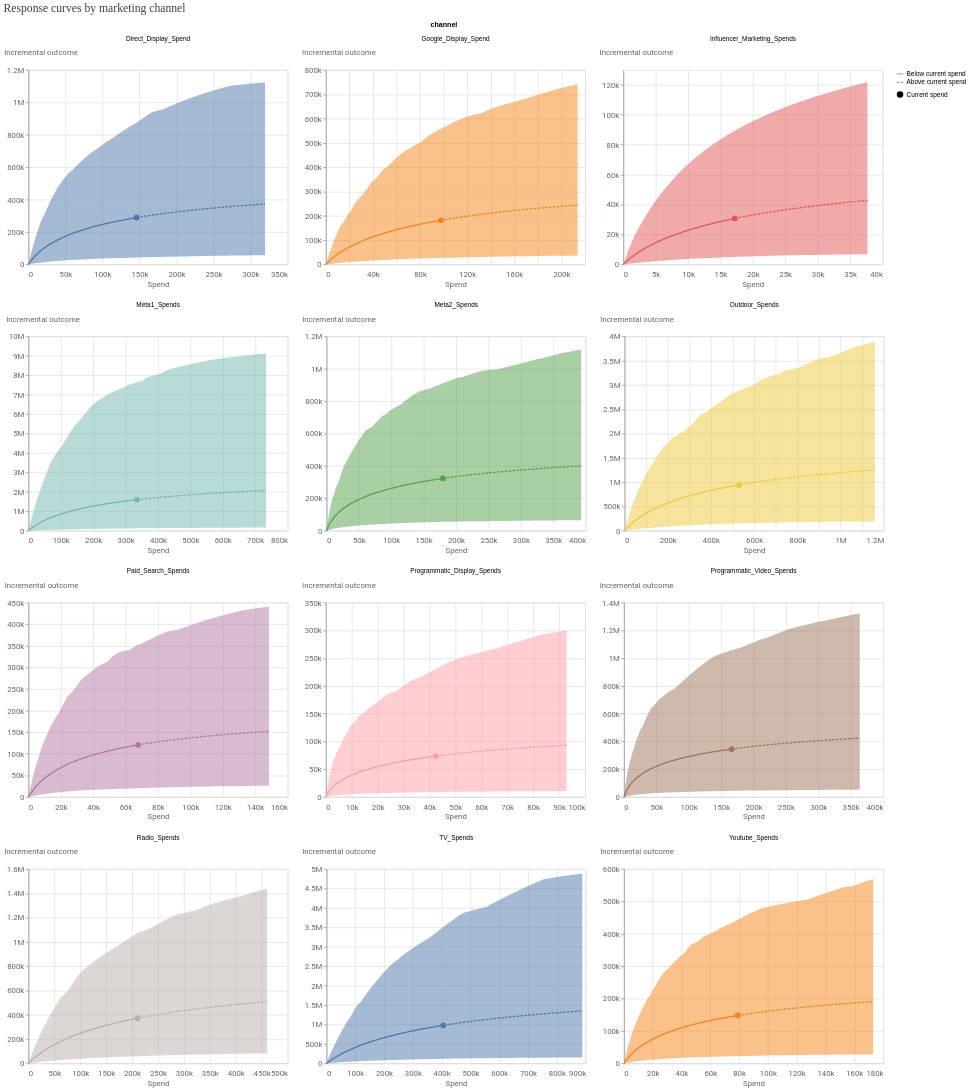

The notebook cell saved with this chart:
### Code cell
# --- Response Curves Visualization ---
if MERIDIAN_AVAILABLE:
    try:
        from meridian.analysis import visualizer

        media_effects = visualizer.MediaEffects(mmm)
        chart = media_effects.plot_response_curves(confidence_level=0.9, include_ci=True)
        chart.display()
    except Exception as e:
        print(f"Response curve visualization error: {e}")
        import traceback; traceback.print_exc()
else:
    print("Response curves require a fitted model.")

### Figure 1 — Vega-Lite specification as saved in the notebook (floating-point values rounded to 4 significant figures; data arrays with more than 128 entries replaced by an {"elided": "..."} marker saying what was removed)
{"config": {"view": {"continuousWidth": 300, "continuousHeight": 300}, "axis": {"labelColor": "#5F6368", "labelFont": "Roboto", "labelFontSize": 12, "titleColor": "#5F6368", "titleFont": "Roboto", "titleFontSize": 12, "titleFontWeight": "normal"}}, "data": {"name": "data-0f9cdef1039262227d5bc3bd5c7c7293"}, "facet": {"field": "channel", "type": "nominal"}, "spec": {"layer": [{"mark": {"type": "line"}, "encoding": {"color": {"field": "channel", "type": "nominal"}, "strokeDash": {"field": "spend_level", "legend": {"title": null}, "sort": "descending", "type": "nominal"}, "x": {"axis": {"domainColor": "#DADCE0", "labelExpr": "replace(format(datum.value, '.3~s'), 'G', 'B')", "labelPadding": 10, "ticks": false}, "field": "spend", "title": "Spend", "type": "quantitative"}, "y": {"axis": {"labelExpr": "replace(format(datum.value, '.3~s'), 'G', 'B')", "titleAlign": "left", "titleAngle": 0, "titleY": -20}, "field": "mean", "title": "Incremental outcome", "type": "quantitative"}}, "transform": [{"calculate": "datum.spend_multiplier >= 1.0 ? \"Above current spend\" : \"Below current spend\"", "as": "spend_level"}]}, {"mark": {"type": "point", "filled": true, "opacity": 1, "size": 80}, "encoding": {"color": {"field": "channel", "type": "nominal"}, "shape": {"field": "current_spend", "legend": {"title": null}, "type": "nominal"}, "tooltip": [{"field": "spend", "type": "quantitative"}, {"field": "mean", "type": "quantitative"}], "x": {"axis": {"domainColor": "#DADCE0", "labelExpr": "replace(format(datum.value, '.3~s'), 'G', 'B')", "labelPadding": 10, "ticks": false}, "field": "spend", "title": "Spend", "type": "quantitative"}, "y": {"axis": {"labelExpr": "replace(format(datum.value, '.3~s'), 'G', 'B')", "titleAlign": "left", "titleAngle": 0, "titleY": -20}, "field": "mean", "title": "Incremental outcome", "type": "quantitative"}}, "transform": [{"calculate": "datum.spend_multiplier >= 1.0 ? \"Above current spend\" : \"Below current spend\"", "as": "spend_level"}, {"filter": "(datum.spend_multiplier === 1.0)"}]}, {"mark": {"type": "area", "opacity": 0.5}, "encoding": {"color": {"field": "channel", "legend": null, "type": "nominal"}, "x": {"field": "spend", "type": "quantitative"}, "y": {"field": "ci_lo", "type": "quantitative"}, "y2": {"field": "ci_hi"}}, "transform": [{"calculate": "datum.spend_multiplier >= 1.0 ? \"Above current spend\" : \"Below current spend\"", "as": "spend_level"}]}], "width": 400}, "columns": 3, "resolve": {"scale": {"x": "independent", "y": "independent"}}, "title": {"text": "Response curves by marketing channel ", "anchor": "start", "color": "#3C4043", "font": "Google Sans Display", "fontSize": 18, "fontWeight": "normal", "offset": 10}, "$schema": "https://vega.github.io/schema/vega-lite/v6.1.0.json", "datasets": {"data-0f9cdef1039262227d5bc3bd5c7c7293": {"elided": "2640 records"}}}
